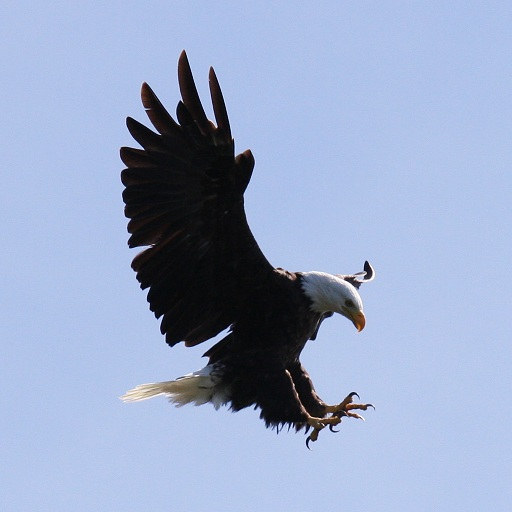
%> input picture PROCESSAMENTO E SINAL DE IMAGEM/Anos anteriores/Processamento de Sinal e Imagem/TPC_2/Aguia.jpg, 512 x 512 px
$ octave --eval "MariaGama_TP2_A('Aguia.jpg');"   (GNU Octave 9; MATLAB toolbox functions it lacks are replaced by stand-ins)
%> lines starting %> are read from the running program, lines starting %| are printed output that depends on the picture
%Visualização de imagens de cor

%Criado por Maria Gama a 12/03/2021

function []= MariaGama_TP2_A(imagem)
%> called with imagem = 'Aguia.jpg'
IM=imread(imagem);
%> IM is the input picture: size 512x512x3 uint8; mean R, G, B 152.7, 167.8, 199.3
figure (1)
imshow(IM), title("original")

figure (2)
[II8,TabCor8] = rgb2ind(IM,8,"nodither");
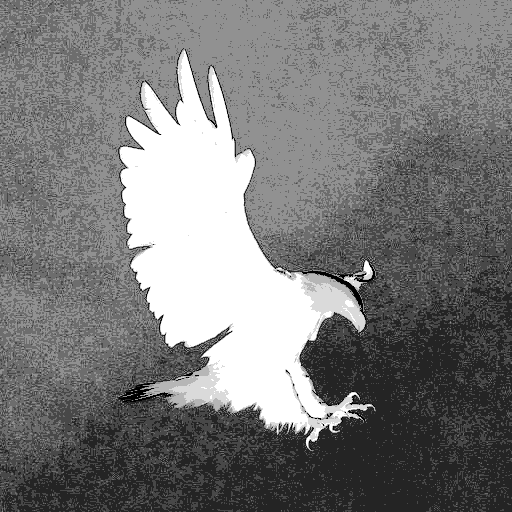
%> II8: size 512x512 uint8; min 0, max 7, mean 3.36; drawn with min black and max white
%> TabCor8 = [0.894 0.882 0.914; 0.722 0.788 0.925; 0.706 0.78 0.922; 0.694 0.769 0.918; 0.682 0.757 0.91; 0.478 0.471 0.518; 0.267 0.243 0.255; 0.0588 0.0549 0.0667]
imshow(II8,TabCor8), title("imagem sem dither")
%> after `imshow(II8,TabCor8)`:
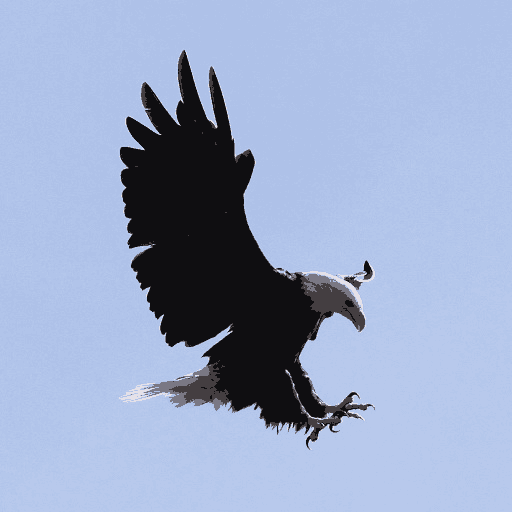
%> displayed picture: size 512x512x3, on the screen's scale of 0 to 255; mean R, G, B 152.8, 167.9, 199.4

figure (3)
[II8D,TabCor8D] = rgb2ind(IM,8,"dither"); %com dither
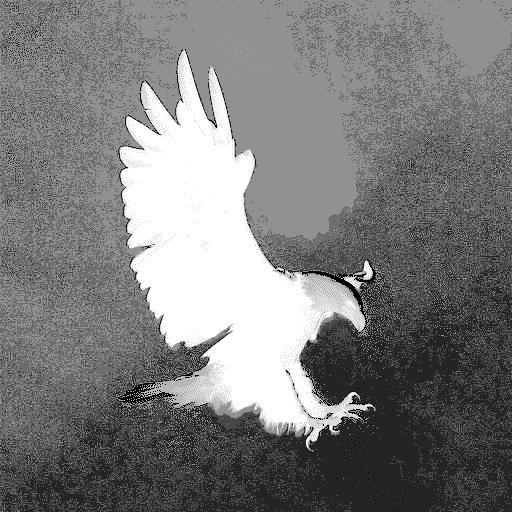
%> II8D: size 512x512 uint8; min 0, max 7, mean 3.42; drawn with min black and max white
%> TabCor8D has the same summary as TabCor8
imshow(II8D,TabCor8D), title("imagem com dither")

figure (4)
hsv=rgb2hsv(IM);
%> hsv: size 512x512x3 double; mean H, S, V 0.6, 0.239, 0.783
IG=hsv(:,:,3); %versao escala de cinzento
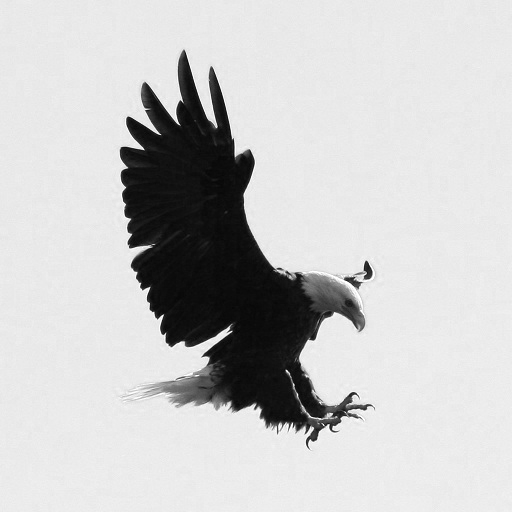
%> IG: size 512x512 double; min 0.0157, max 1, mean 0.783
imshow(IG), title("imagem com tons de cinzento")

figure (5)
imshow(IG, jet), title("imagem com tabela de cor jet")
%> after `imshow(IG, jet)`:
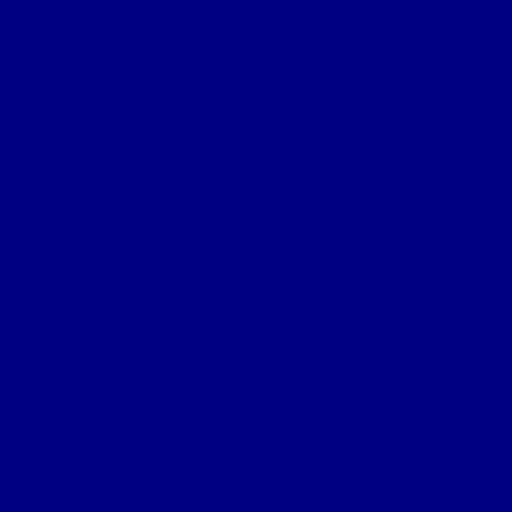
%> displayed picture: size 512x512x3, on the screen's scale of 0 to 255; mean R, G, B 0, 0, 131

figure(6)
imshow(IG, spring), title("imagem com tabela de cor spring")
%> after `imshow(IG, spring)`:
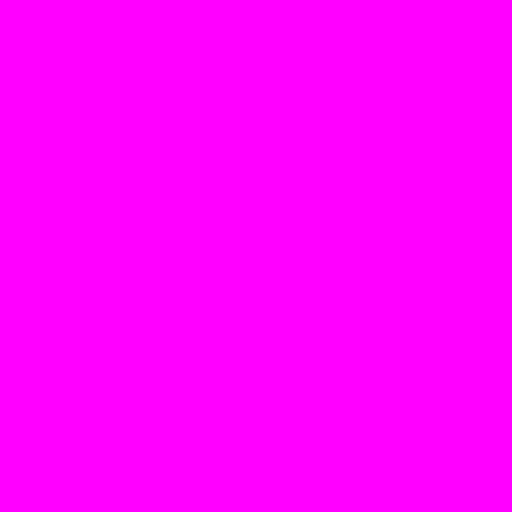
%> displayed picture: size 512x512x3, on the screen's scale of 0 to 255; mean R, G, B 255, 0, 255
end
